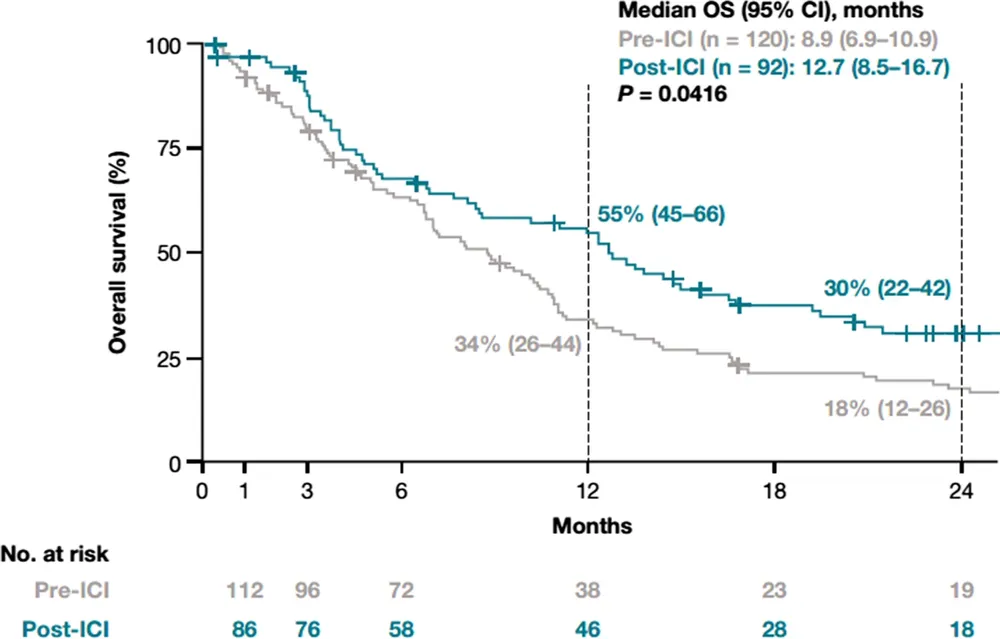
#> input picture input/Kaplan-Meier NSQ OS.webp, 1000 x 639 px, shrunk from 1594 x 1018 before the run
$ python extract_km_curves.py 'input/Kaplan-Meier NSQ OS.webp'
#> lines starting #> are read from the running program, lines starting #| are printed output that depends on the picture; after the words box and inside, x2 and y2 are one past the last pixel; in counts of white or black regions, pixels touching at a corner belong together
"""Extract KM curves from image using color detection."""

import cv2
import numpy as np
import pandas as pd
from pathlib import Path
from datetime import datetime


def extract_curves_from_image(image_path: str, output_dir: str = None):
    """
    Extract Research (blue) and Control (red) curves from KM plot image.

    Args:
        image_path: Path to the KM curve image
        output_dir: Directory to save results (if None, creates results/<image_name>_<timestamp>/)
    """
#> called with image_path = 'input/Kaplan-Meier NSQ OS.webp'
    # Create output directory structure
    image_name = Path(image_path).stem
    timestamp = datetime.now().strftime("%Y%m%d_%H%M%S")

    if output_dir is None:
        # Create results folder with subfolder for this extraction
        results_base = Path("results")
        results_base.mkdir(exist_ok=True)
        output_dir = results_base / f"{image_name}_{timestamp}"

    output_dir = Path(output_dir)
    output_dir.mkdir(parents=True, exist_ok=True)

    print(f"Output directory: {output_dir}")

    # Load image
    img = cv2.imread(image_path)
#> img is the input picture: shape (639, 1000, 3); mean B, G, R 246.8, 246.6, 244.9
    if img is None:
        raise ValueError(f"Could not load image: {image_path}")

    height, width = img.shape[:2]
    print(f"Image size: {width}x{height}")
#| Image size: 1000x639

    # Convert to HSV for color detection
    hsv = cv2.cvtColor(img, cv2.COLOR_BGR2HSV)
#> hsv: shape (639, 1000, 3); mean H, S, V 8.1, 3.5, 247

    # Define color ranges
    # Blue (Research curve) - solid line
    blue_lower = np.array([100, 50, 50])
    blue_upper = np.array([130, 255, 255])

    # Red (Control curve) - dashed line
    # Red wraps around in HSV, so we need two ranges
    red_lower1 = np.array([0, 50, 50])
    red_upper1 = np.array([10, 255, 255])
    red_lower2 = np.array([160, 50, 50])
    red_upper2 = np.array([180, 255, 255])

    # Create masks
    blue_mask = cv2.inRange(hsv, blue_lower, blue_upper)
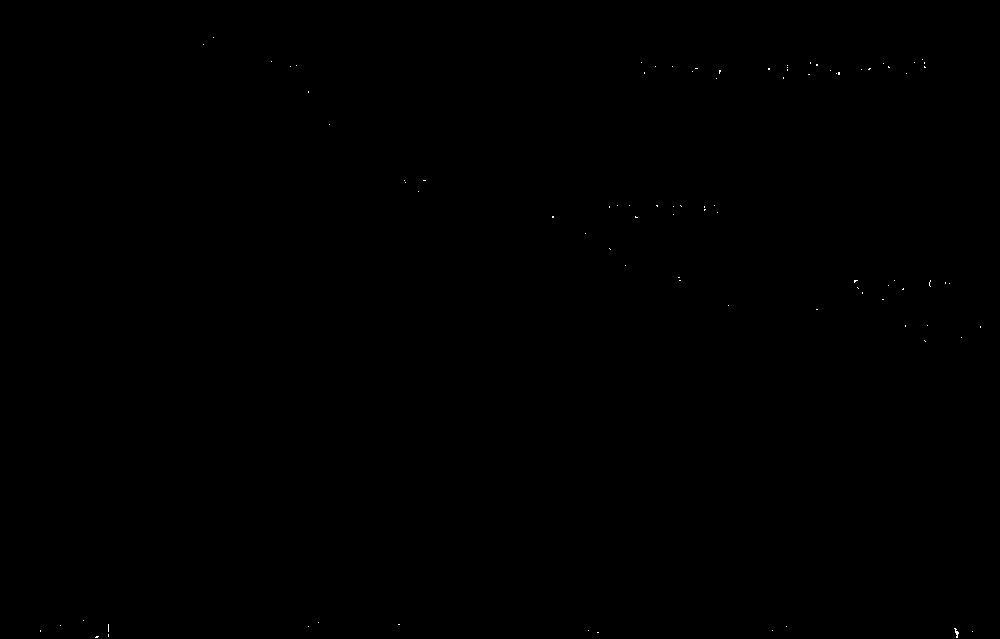
#> blue_mask: shape (639, 1000); 0.03% white in thin lines or dots, all inside (x1, y1, x2, y2) = (40, 37, 981, 638)
    red_mask1 = cv2.inRange(hsv, red_lower1, red_upper1)
#> red_mask1: shape (639, 1000); every value is 0
    red_mask2 = cv2.inRange(hsv, red_lower2, red_upper2)
    red_mask = cv2.bitwise_or(red_mask1, red_mask2)

    # Find plot boundaries by analyzing the image
    # Looking at the image structure:
    # - Y-axis labels on left (1.0, 0.8, 0.6, 0.4, 0.2, 0.0)
    # - X-axis labels on bottom (0, 2, 4, 6, 8, 10, 12)

    # Detect plot area by finding where the curves exist
    blue_points = np.where(blue_mask > 0)
#> blue_points = 199 positions, rows 37 to 637, columns 40 to 980
    red_points = np.where(red_mask > 0)
#> red_points = (empty array, empty array)

    if len(blue_points[0]) == 0 and len(red_points[0]) == 0:
        raise ValueError("No curves detected in image")

    # Combine all curve points to find plot boundaries
    all_y = np.concatenate([blue_points[0], red_points[0]])
#> all_y = 199 values from 37 to 637
    all_x = np.concatenate([blue_points[1], red_points[1]])
#> all_x = 199 values, max 980 at index 141, min 40 at index 163, mean 691.8

    # Plot boundaries (approximate from curve extents)
    x_min_px = int(np.min(all_x))
#> x_min_px = 40
    x_max_px = int(np.max(all_x))
#> x_max_px = 980
    y_min_px = int(np.min(all_y))  # Top of plot (survival = 1.0)
#> y_min_px = 37
    y_max_px = int(np.max(all_y))  # Bottom of plot area
#> y_max_px = 637

    print(f"Detected plot area: x=[{x_min_px}, {x_max_px}], y=[{y_min_px}, {y_max_px}]")
#| Detected plot area: x=[40, 980], y=[37, 637]

    # Axis ranges from the image
    time_min = 0.0
    time_max = 12.0
    survival_min = 0.0
    survival_max = 1.0

    # However, the curves don't go all the way to 0.0 survival
    # We need to find the actual plot boundaries more accurately
    # The y-axis 1.0 is at the top, 0.0 is at the bottom

    # Estimate plot boundaries based on typical figure layout
    # The curves start near y=1.0 and the plot extends to y=0.0
    # Looking at the proportions, if curves reach ~0.4 survival at the lowest
    # and the detected y_max corresponds to ~0.4, we can extrapolate

    # For this specific image, let's use the curve starting points
    # The curves start at survival=1.0, so y_min_px corresponds to survival=1.0
    # We need to find where survival=0.0 would be

    # The y-axis spans from 1.0 to 0.0, which is a range of 1.0
    # The lowest curve point is around survival=0.39
    # So the plot y-range in pixels = (y_max_px - y_min_px) / (1.0 - 0.39) * 1.0

    # Better approach: assume the plot is square-ish and use the x-range to estimate
    plot_x_range = x_max_px - x_min_px
#> plot_x_range = 940

    # Estimate the full plot height (from survival=1.0 to survival=0.0)
    # The x-axis goes from 0 to 12, and looking at typical KM plots,
    # the aspect ratio is usually around 1:1 or 4:3

    # Let's use a more robust approach: find the topmost curve point (should be at survival≈1.0)
    # and use that as reference

    # The topmost blue points should be at or near survival=1.0
    curve_top_y = y_min_px
#> curve_top_y = 37

    # Estimate where survival=0.0 would be based on aspect ratio
    # Assuming typical plot aspect ratio, the full survival range (1.0)
    # corresponds to similar pixel range as time range (12 years)
    estimated_full_y_range = plot_x_range * 0.7  # Typical KM plot is wider than tall
#> estimated_full_y_range = 658

    # Calculate calibration
    # survival = 1.0 at y_min_px, survival = 0.0 at y_min_px + estimated_full_y_range
    plot_y_max = y_min_px + estimated_full_y_range
#> plot_y_max = 695

    print(f"Estimated full plot: x=[{x_min_px}, {x_max_px}], y=[{y_min_px}, {plot_y_max:.0f}]")
#| Estimated full plot: x=[40, 980], y=[37, 695]

    def pixel_to_coord(px_x, px_y):
        """Convert pixel coordinates to data coordinates."""
        # X: linear from x_min_px=0 to x_max_px=12
        time = time_min + (px_x - x_min_px) / (x_max_px - x_min_px) * (time_max - time_min)

        # Y: linear from y_min_px=1.0 to plot_y_max=0.0 (inverted because y increases downward)
        survival = survival_max - (px_y - y_min_px) / (plot_y_max - y_min_px) * (survival_max - survival_min)

        return time, survival

    def extract_curve_points_with_overlap(blue_mask, red_mask):
        """
        Extract curve points from color masks, detecting overlapping regions.

        When curves overlap, both get the same survival value at that time point.

        Returns:
            research_points: list of (time, survival) for research curve
            control_points: list of (time, survival) for control curve
            overlap_regions: list of (time_start, time_end) for overlapping regions
        """
        research_points = []
        control_points = []
        overlap_times = []

        # Threshold for considering curves as overlapping (in pixels)
        overlap_threshold = 5  # If curves are within 5 pixels, consider them overlapping

        # Sample at each x position
        for x in range(x_min_px, x_max_px + 1, 2):  # Sample every 2 pixels
            blue_column = blue_mask[:, x]
            red_column = red_mask[:, x]

            blue_pixels = np.where(blue_column > 0)[0]
            red_pixels = np.where(red_column > 0)[0]

            has_blue = len(blue_pixels) > 0
            has_red = len(red_pixels) > 0

            time, _ = pixel_to_coord(x, 0)

            if not (0 <= time <= time_max):
                continue

            if has_blue and has_red:
                # Both curves present - check for overlap
                blue_y = int(np.median(blue_pixels))
                red_y = int(np.median(red_pixels))

                y_diff = abs(blue_y - red_y)

                if y_diff <= overlap_threshold:
                    # Curves are overlapping - use average position for both
                    avg_y = (blue_y + red_y) / 2
                    _, survival = pixel_to_coord(x, avg_y)
                    survival = max(0.0, min(1.0, survival))

                    research_points.append((time, survival, True))  # True = overlapping
                    control_points.append((time, survival, True))
                    overlap_times.append(time)
                else:
                    # Curves are separate
                    _, blue_surv = pixel_to_coord(x, blue_y)
                    _, red_surv = pixel_to_coord(x, red_y)

                    blue_surv = max(0.0, min(1.0, blue_surv))
                    red_surv = max(0.0, min(1.0, red_surv))

                    research_points.append((time, blue_surv, False))
                    control_points.append((time, red_surv, False))

            elif has_blue:
                # Only blue (research) curve
                blue_y = int(np.median(blue_pixels))
                _, survival = pixel_to_coord(x, blue_y)
                survival = max(0.0, min(1.0, survival))
                research_points.append((time, survival, False))

            elif has_red:
                # Only red (control) curve
                red_y = int(np.median(red_pixels))
                _, survival = pixel_to_coord(x, red_y)
                survival = max(0.0, min(1.0, survival))
                control_points.append((time, survival, False))
#> this loop made 471 passes
#> (blue_pixels, has_blue, blue_y) on passes 1, 11, 29, 30, 35: ([630, 631], True, 630), ([625], True, 625), ([636, 637], True, 636), ([636], True, 636), ([624, 625, 626, 627, 628, 629, 630, 631, 634, 635, 636], True, 629)
#> after the loop, control_points = []; overlap_times = []; research_points = 59 items, first 6: (0, 0.0988, False), (0.255, 0.106, False), (0.715, 0.0897, False), (0.74, 0.0897, False), (0.868, 0.1, False), (3.19, 0.956, False)

        # Identify overlap regions (continuous time ranges)
        overlap_regions = []
        if overlap_times:
            overlap_times.sort()
            region_start = overlap_times[0]
            region_end = overlap_times[0]

            for t in overlap_times[1:]:
                if t - region_end < 0.5:  # Within 0.5 time units = same region
                    region_end = t
                else:
                    overlap_regions.append((region_start, region_end))
                    region_start = t
                    region_end = t

            overlap_regions.append((region_start, region_end))

        # Strip the overlap flag for return
        research_points = [(t, s) for t, s, _ in research_points]
#> research_points = 59 pairs, first value 0 to 12, second value 0.0897 to 0.967
        control_points = [(t, s) for t, s, _ in control_points]

        return research_points, control_points, overlap_regions, len(overlap_times)

    # Extract curves with overlap detection
    print("\nExtracting curves with overlap detection...")
    research_raw, control_raw, overlap_regions, overlap_count = extract_curve_points_with_overlap(blue_mask, red_mask)
#> research_raw has the same summary as research_points in extract_curve_points_with_overlap; control_raw = []; overlap_regions = []; overlap_count = 0

    print(f"  Research (blue): {len(research_raw)} raw points")
#|   Research (blue): 59 raw points
    print(f"  Control (red): {len(control_raw)} raw points")
#|   Control (red): 0 raw points
    print(f"  Overlapping points detected: {overlap_count}")
#|   Overlapping points detected: 0

    if overlap_regions:
        print(f"\n  Overlap regions (curves share same values):")
        for i, (t_start, t_end) in enumerate(overlap_regions, 1):
            if t_end - t_start < 0.1:
                print(f"    Region {i}: t = {t_start:.2f} years (single point)")
            else:
                print(f"    Region {i}: t = {t_start:.2f} to {t_end:.2f} years")

    def clean_km_curve(points):
        """Clean curve to proper KM step format."""
        if not points:
            return []

        # Sort by time
        points = sorted(points, key=lambda p: p[0])
#> points has the same summary as research_points in extract_curve_points_with_overlap

        # Remove duplicates and ensure monotonicity
        cleaned = []
        prev_survival = 2.0  # Start above max

        for time, survival in points:
            # Round for comparison
            surv_rounded = round(survival, 4)

            # Only keep if survival decreased
            if surv_rounded < prev_survival - 0.001:
                cleaned.append((round(time, 4), surv_rounded))
                prev_survival = surv_rounded
#> this loop made 59 passes
#> (time, survival, surv_rounded, prev_survival) on passes 1, 3: (0, 0.0988, 0.0988, 0.0988), (0.715, 0.0897, 0.0897, 0.0897)
#> after the loop, cleaned = [(0, 0.0988), (0.715, 0.0897)]; prev_survival = 0.0897

        # Ensure we start at (0, 1.0) if first point is close
        if cleaned and cleaned[0][0] > 0.1:
            cleaned.insert(0, (0.0, 1.0))
        elif cleaned and cleaned[0][1] < 0.99:
            cleaned.insert(0, (0.0, 1.0))

        return cleaned

    # Clean curves
    research_clean = clean_km_curve(research_raw)
#> research_clean = [(0, 1), (0, 0.0988), (0.715, 0.0897)]
    control_clean = clean_km_curve(control_raw)
#> control_clean = []

    # Synchronize overlapping regions - ensure both curves have same values
    # [114 lines left out: functions synchronize_overlap_regions, enforce_monotonicity, not called in this run]

    # Apply overlap synchronization
    if overlap_regions:
        research_clean, control_clean = synchronize_overlap_regions(
            research_clean, control_clean, overlap_regions
        )
        print(f"\nAfter overlap synchronization:")
        print(f"  Research: {len(research_clean)} points")
        print(f"  Control: {len(control_clean)} points")

        # Apply monotonicity enforcement after synchronization
        research_clean = enforce_monotonicity(research_clean)
        control_clean = enforce_monotonicity(control_clean)
        print(f"\nAfter monotonicity enforcement:")
        print(f"  Research: {len(research_clean)} points")
        print(f"  Control: {len(control_clean)} points")

        # Count synchronized points
        r_times = set(round(t, 4) for t, _ in research_clean)
        c_times = set(round(t, 4) for t, _ in control_clean)
        common_times = r_times & c_times

        # Check how many have identical values
        identical = 0
        for t in common_times:
            r_val = next((s for tm, s in research_clean if round(tm, 4) == t), None)
            c_val = next((s for tm, s in control_clean if round(tm, 4) == t), None)
            if r_val and c_val and abs(r_val - c_val) < 0.001:
                identical += 1

        print(f"  Synchronized (identical) points: {identical}")
    else:
        print(f"\nAfter cleaning (step points only):")
        print(f"  Research: {len(research_clean)} points")
#|   Research: 3 points
        print(f"  Control: {len(control_clean)} points")
#|   Control: 0 points

    # Save results
    # Individual curves
    research_df = pd.DataFrame(research_clean, columns=['Time', 'Survival'])
#> research_df = table of 3 rows and 2 columns
    control_df = pd.DataFrame(control_clean, columns=['Time', 'Survival'])
#> control_df = table of 0 rows and 2 columns

    research_df.to_csv(f"{output_dir}/research_curve.csv", index=False)
    control_df.to_csv(f"{output_dir}/control_curve.csv", index=False)

    # Combined file
    research_df['Curve'] = 'Research'
    control_df['Curve'] = 'Control'
    combined = pd.concat([research_df, control_df], ignore_index=True)
#> combined = table of 3 rows and 3 columns
    combined = combined[['Curve', 'Time', 'Survival']]
    combined.to_csv(f"{output_dir}/both_curves.csv", index=False)

    # Save overlap information
    if overlap_regions:
        overlap_df = pd.DataFrame(overlap_regions, columns=['Time_Start', 'Time_End'])
        overlap_df.to_csv(f"{output_dir}/overlap_regions.csv", index=False)

    print(f"\nSaved to {output_dir}/")
    print(f"  - research_curve.csv")
    print(f"  - control_curve.csv")
    print(f"  - both_curves.csv")
    if overlap_regions:
        print(f"  - overlap_regions.csv")

    # Verification
    print("\n" + "="*60)
    print("VERIFICATION & MONOTONICITY CHECK")
    print("="*60)

    all_valid = True

    for name, data in [('Research', research_clean), ('Control', control_clean)]:
        if not data:
            print(f"\n{name}: No data extracted")
            all_valid = False
            continue

        times = [p[0] for p in data]
        survivals = [p[1] for p in data]

        # Check monotonicity
        violations = []
        for i in range(len(survivals) - 1):
            if survivals[i] < survivals[i + 1]:
                violations.append({
                    'index': i,
                    'time1': times[i],
                    'surv1': survivals[i],
                    'time2': times[i + 1],
                    'surv2': survivals[i + 1],
                    'increase': survivals[i + 1] - survivals[i]
                })

        is_monotonic = len(violations) == 0
        is_strictly_decreasing = all(survivals[i] > survivals[i+1] for i in range(len(survivals)-1))

        print(f"\n{name}:")
        print(f"  Points: {len(data)}")
        print(f"  Time range: {min(times):.2f} - {max(times):.2f} years")
        print(f"  Survival range: {min(survivals):.4f} - {max(survivals):.4f}")

        if is_monotonic:
            print(f"  ✓ MONOTONICALLY DECREASING: Yes")
            if is_strictly_decreasing:
                print(f"  ✓ STRICTLY DECREASING: Yes (no repeated values)")
            else:
                # Find repeated values
                repeated = sum(1 for i in range(len(survivals)-1) if survivals[i] == survivals[i+1])
                print(f"  ⚠ STRICTLY DECREASING: No ({repeated} repeated consecutive values)")
        else:
            print(f"  ✗ MONOTONICALLY DECREASING: NO - {len(violations)} violations found!")
            all_valid = False
            print(f"\n  Violations (survival increased instead of decreased):")
            for v in violations[:10]:  # Show first 10
                print(f"    At t={v['time1']:.2f}: {v['surv1']:.4f} → t={v['time2']:.2f}: {v['surv2']:.4f} (↑{v['increase']:.4f})")
            if len(violations) > 10:
                print(f"    ... and {len(violations) - 10} more violations")
#> this loop made 2 passes
#> (printed output is left out)

    # Overlap summary
    print("\n" + "="*60)
    print("OVERLAP DETECTION SUMMARY")
    print("="*60)
    if overlap_regions:
        print(f"  Overlapping points: {overlap_count}")
        print(f"  Overlap regions: {len(overlap_regions)}")
        for i, (t_start, t_end) in enumerate(overlap_regions, 1):
            duration = t_end - t_start
            if duration < 0.1:
                print(f"    {i}. t = {t_start:.2f} years (point overlap)")
            else:
                print(f"    {i}. t = {t_start:.2f} - {t_end:.2f} years ({duration:.2f} years)")
        print("\n  Note: In overlap regions, both curves have identical survival values")
    else:
        print("  No overlapping regions detected")
        print("  Curves are fully separated throughout the time range")

    # Overall result
    print("\n" + "="*60)
    if all_valid:
        print("✓ ALL CURVES VALID - Data is suitable for survival analysis")
    else:
        print("✗ VALIDATION FAILED - Some curves have issues")
    print("="*60)

    # Display first/last few points
    print("\n" + "="*60)
    print("RESEARCH CURVE (first 10 and last 5 points)")
    print("="*60)
    for t, s in research_clean[:10]:
        print(f"  Time: {t:6.2f}  Survival: {s:.4f}")
#> this loop made 3 passes
#> (printed output is left out)
    if len(research_clean) > 15:
        print("  ...")
        for t, s in research_clean[-5:]:
            print(f"  Time: {t:6.2f}  Survival: {s:.4f}")

    print("\n" + "="*60)
    print("CONTROL CURVE (first 10 and last 5 points)")
    print("="*60)
    for t, s in control_clean[:10]:
        print(f"  Time: {t:6.2f}  Survival: {s:.4f}")
#> this loop made 0 passes
    if len(control_clean) > 15:
        print("  ...")
        for t, s in control_clean[-5:]:
            print(f"  Time: {t:6.2f}  Survival: {s:.4f}")

    # Save debug mask images
    cv2.imwrite(f"{output_dir}/debug_blue_mask.png", blue_mask)
    cv2.imwrite(f"{output_dir}/debug_red_mask.png", red_mask)
    print(f"\nDebug masks saved for inspection")

    return research_clean, control_clean


if __name__ == '__main__':
    import sys

    if len(sys.argv) > 1:
        image_path = sys.argv[1]
    else:
        image_path = "bmjopen-2019-September-9-9--F1.large.jpg"

    extract_curves_from_image(image_path)
